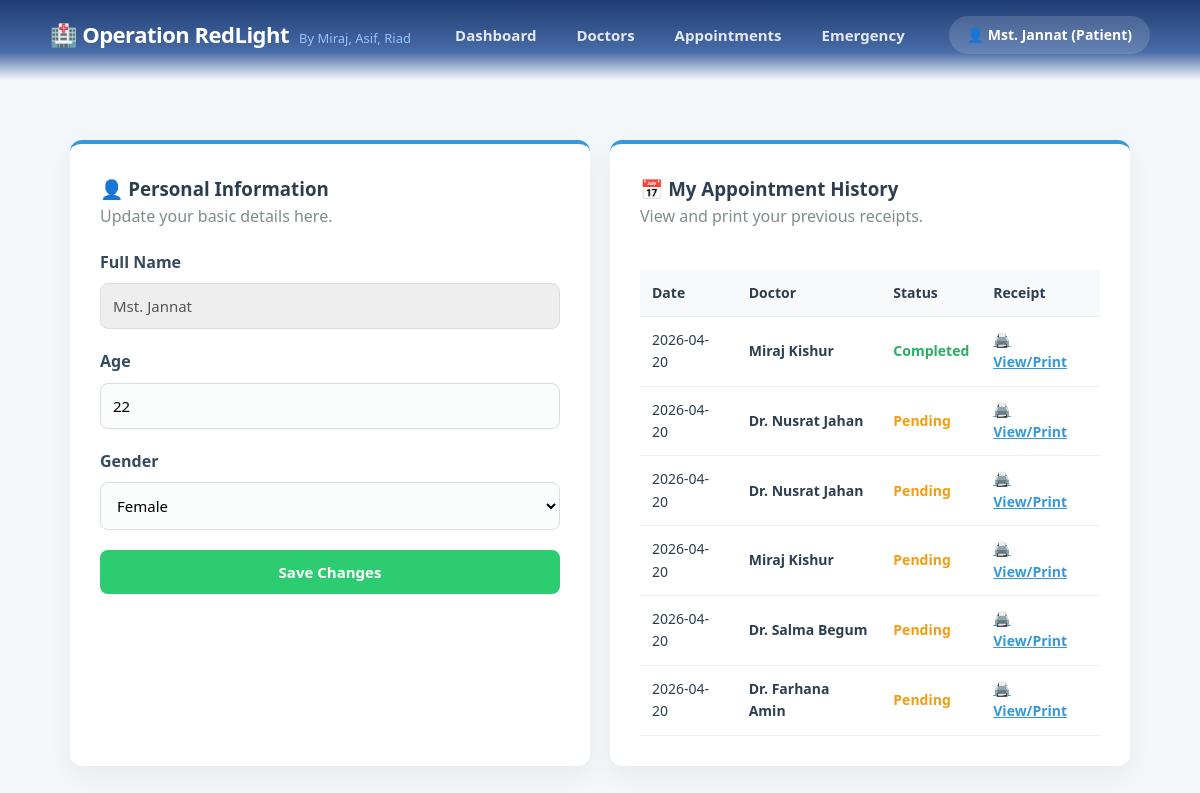
Page /patient_profile.php (signed in) on the committed database.
### tables this page shows
CREATE TABLE `patients` (
  `patient_id` int(11) NOT NULL,
  `name` varchar(100) NOT NULL,
  `age` int(11) DEFAULT NULL,
  `gender` enum('Male','Female','Other') DEFAULT NULL,
  `email` varchar(100) DEFAULT NULL,
  `password` varchar(255) DEFAULT NULL
);

CREATE TABLE `appointments` (
  `appointment_id` int(11) NOT NULL,
  `patient_id` int(11) DEFAULT NULL,
  `doctor_id` int(11) DEFAULT NULL,
  `room_id` int(11) DEFAULT NULL,
  `appointment_date` date DEFAULT NULL,
  `serial_number` int(11) DEFAULT NULL,
  `status` enum('Pending','Completed','Cancelled') DEFAULT 'Pending'
);

CREATE TABLE `doctors` (
  `doctor_id` int(11) NOT NULL,
  `name` varchar(100) NOT NULL,
  `email` varchar(100) DEFAULT NULL,
  `password` varchar(255) DEFAULT NULL,
  `gender` enum('Male','Female','Other') DEFAULT NULL,
  `specialization` varchar(100) DEFAULT NULL,
  `hospital_id` int(11) DEFAULT NULL,
  `experience_years` int(11) DEFAULT 0,
  `bio_data` text DEFAULT NULL,
  `current_workplace` varchar(255) DEFAULT NULL,
  `position` varchar(100) DEFAULT NULL,
  `credentials_file` varchar(255) DEFAULT NULL,
  `profile_pic` varchar(255) DEFAULT 'default_doc.png'
);

### patient_profile.php (the view, shortened to what this page needs)
<?php
include 'header.php';
include 'db.php';
$pid = $_SESSION['patient_id'];
$res = $conn->query("SELECT * FROM Patients WHERE patient_id = $pid");
$pat = $res->fetch_assoc();
?>
<div class="container">
    <div class="grid-2">
        <div class="card">
            <h3>👤 Personal Information</h3>
            <p style="color: #7f8c8d; margin-bottom: 20px;">Update your basic details here.</p>
            <form method="POST">
                <div class="form-group">
                    <label>Full Name</label>
                    <input type="text" value="<?php echo htmlspecialchars($pat['name']); ?>" disabled style="background:#eee;">
                </div>
                <div class="form-group">
                    <label>Age</label>
                    <input type="number" name="age" value="<?php echo htmlspecialchars($pat['age'] ?? ''); ?>" required>
                </div>
                <div class="form-group">
                    <label>Gender</label>
                    <select name="gender" required>
                        <option value="Female" <?php if($pat['gender'] == 'Female') echo 'selected'; ?>>Female</option>
                    </select>
                </div>
                <button type="submit" name="update_profile" class="btn btn-success" style="width:100%;">Save Changes</button>
            </form>
        </div>
        <div class="card" style="border-top-color: #3498db;">
            <h3>📅 My Appointment History</h3>
            <p style="color: #7f8c8d; margin-bottom: 20px;">View and print your previous receipts.</p>
            <div style="overflow-x: auto;">
                <table class="data-table" style="font-size: 14px;">
                    <thead>
                        <tr>
                            <th>Date</th>
                            <th>Doctor</th>
                            <th>Status</th>
                            <th>Receipt</th>
                        </tr>
                    </thead>
                    <tbody>
                        <?php
                        $query = "SELECT a.appointment_id, a.appointment_date, a.status, d.name as dname
                                  FROM Appointments a
                                  JOIN Doctors d ON a.doctor_id = d.doctor_id
                                  WHERE a.patient_id = $pid
                                  ORDER BY a.appointment_date DESC";
                        $history = $conn->query($query);
                        if($history->num_rows > 0) {
                            while($row = $history->fetch_assoc()) {
                                $statusColor = ($row['status'] == 'Completed') ? '#27ae60' : (($row['status'] == 'Cancelled') ? '#e74c3c' : '#f39c12');
                                echo "<tr>
                                        <td>{$row['appointment_date']}</td>
                                        <td><strong>{$row['dname']}</strong></td>
                                        <td style='color:$statusColor; font-weight:bold;'>{$row['status']}</td>
                                        <td>
                                            <a href='print_receipt.php?id={$row['appointment_id']}' target='_blank'
                                               style='color:#3498db; text-decoration:underline; font-weight:bold;'>
                                               🖨️ View/Print
                                            </a>
                                        </td>
                                      </tr>";
                            }
                        } else {
                            echo "<tr><td colspan='4' class='text-center'>No bookings found.</td></tr>";
                        }
                        ?>
                    </tbody>
                </table>
            </div>
        </div>
    </div>
</div>

### style.css (style rules this page uses)
* { margin: 0; padding: 0; box-sizing: border-box; font-family: 'Segoe UI', Tahoma, Geneva, Verdana, sans-serif; }
body { background-color: #f4f7f9; color: #2c3e50; line-height: 1.6; }
a { text-decoration: none; }
.container { max-width: 1100px; margin: 40px auto; padding: 20px; }
.card { background: white; padding: 30px; border-radius: 12px; box-shadow: 0 10px 25px rgba(0,0,0,0.05); border-top: 4px solid #3498db; margin-bottom: 25px; transition: transform 0.2s; }
.form-group { margin-bottom: 20px; }
label { display: block; font-weight: 600; margin-bottom: 8px; color: #34495e; }
input[type="text"], input[type="email"], input[type="password"], input[type="number"], select, textarea { width: 100%; padding: 12px; border: 1px solid #dcdde1; border-radius: 8px; font-size: 15px; transition: border-color 0.3s; background: #fbfcfc; }
.btn { display: inline-block; background: #3498db; color: white; padding: 12px 24px; border: none; border-radius: 8px; font-weight: bold; cursor: pointer; transition: 0.3s; text-align: center; font-size: 15px; }
.btn-success { background: #2ecc71; }
.data-table { width: 100%; border-collapse: collapse; margin-top: 20px; }
.data-table th, .data-table td { padding: 12px; text-align: left; border-bottom: 1px solid #eee; }
.data-table th { background-color: #f8f9fa; color: #2c3e50; }
.grid-2 { display: grid; grid-template-columns: 1fr 1fr; gap: 20px; }

### rows in the picture
patients: name "Mst. Jannat", age "22", gender "Female"
appointments: appointment_date "2026-04-20", doctor.name "Miraj Kishur", status "Completed"
appointments: appointment_date "2026-04-20", doctor.name "Dr. Nusrat Jahan", status "Pending"
appointments: appointment_date "2026-04-20", doctor.name "Dr. Nusrat Jahan", status "Pending"
appointments: appointment_date "2026-04-20", doctor.name "Miraj Kishur", status "Pending"
appointments: appointment_date "2026-04-20", doctor.name "Dr. Salma Begum", status "Pending"
appointments: appointment_date "2026-04-20", doctor.name "Dr. Farhana Amin", status "Pending"

### other values in the picture
$_SESSION['user'] "Mst. Jannat"
$_SESSION['role'] "Patient"
